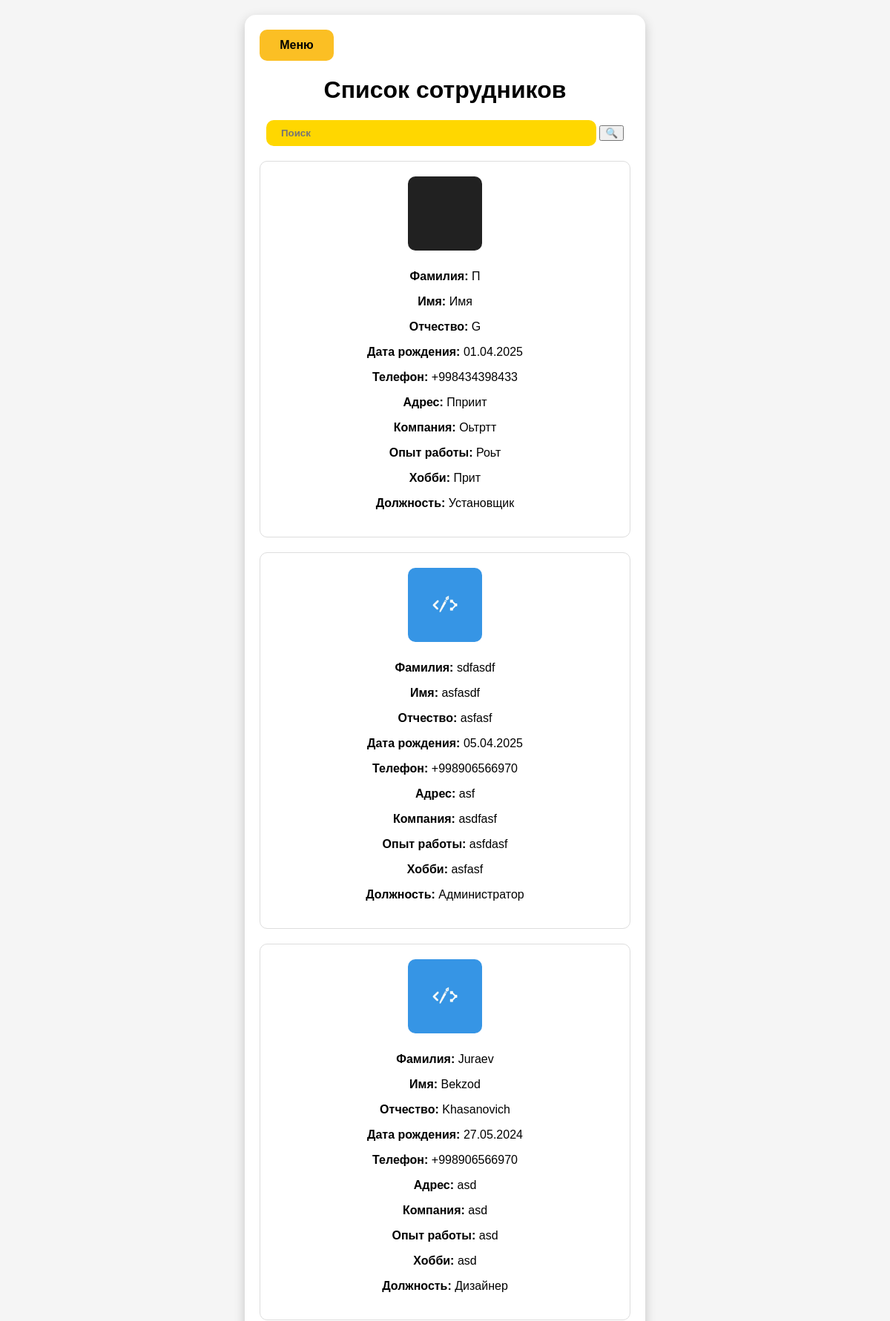
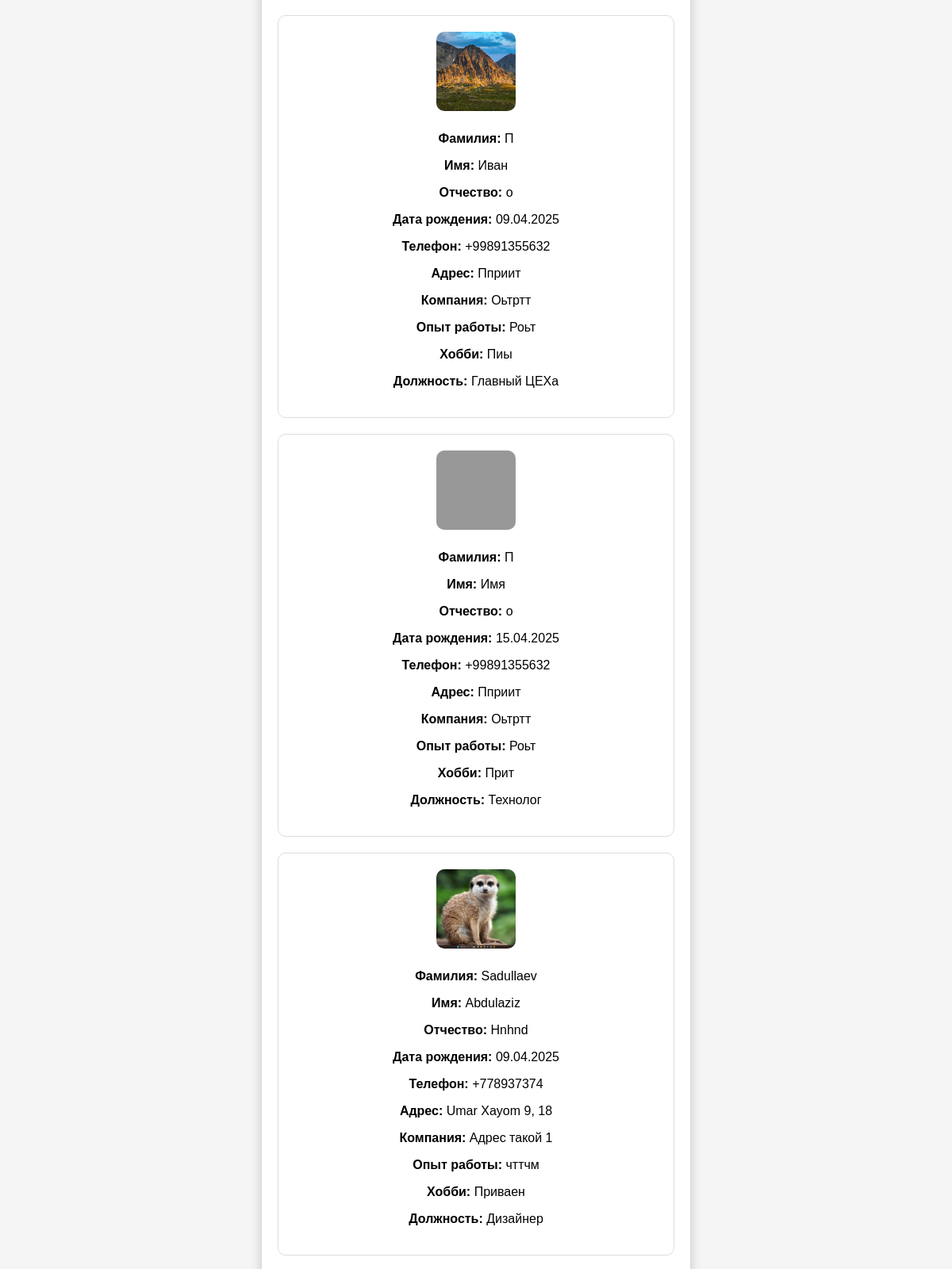
The page /staff/ (signed in, upper part) on the database its author committed (2 pictures, top to bottom).
### backend/models.py (models this page shows)
class Profile(models.Model):
    POSITION_CHOICES = [
        ("manager", "Менеджер"),
        ("admin", "Администратор"),
        ("accountant", "Бухгалтер"),
        ("supplier", "Снабженец"),
        ("chief", "Главный ЦЕХа"),
        ("chief_staff", "Сотрудник ЦЕХа"),
        ("delivery_cheif", "Главный доставщик"),
        ("delivery", "Доставщик"),
        ("installer_cheif", "Главный установщик"),
        ("installer", "Установщик"),
        ("technologist_cheif", "Главный Технолог"),
        ("technologist", "Технолог"),
        ("designer_cheif", "Главный дизайнер"),
        ("designer", "Дизайнер"),
        ("qa_cheif", "Главный сотрудник контроля качества"),
        ("qa_staff", "Сотрудник контроля качества"),
        ("sales_marketing", "Соц. маркетолог"),
        ("sales_call", "Сотрудник колл-центра"),
    ]
    username = models.OneToOneField(User, on_delete=models.CASCADE, related_name='profile')
    name = models.CharField(max_length=200, null=True, blank=True, default=None)
    lastname = models.CharField(max_length=200, null=True, blank=True, default=None)
    middle_name = models.CharField(max_length=200, null=True, blank=True, default=None)
    date_birth = models.DateField(null=True, blank=True, default=None)
    phone = PhoneNumberField(blank=True)
    adress = models.CharField(max_length=200,blank=True)
    last_job=models.CharField(max_length=200,blank=True)
    work_exp=models.CharField(max_length=200,blank=True)
    position = models.CharField(max_length=20, choices=POSITION_CHOICES)
    hobby=models.CharField(max_length=60,blank=True)
    photo = models.ImageField(blank=True, upload_to='pictures/')
    approve=models.BooleanField(default=False)

### backend/views.py (the view)
# urls.py: path('staff/',views.Staff.as_view(),name='staff'),
class Staff(LoginRequiredMixin,TemplateView):
   template_name = 'staff.html'
   login_url = reverse_lazy('login')
   def get_context_data(self, *, object_list=None, **kwargs):
      context = super().get_context_data(**kwargs)
      search=self.request.GET.get('search')
      if search:
         context['profile'] = Profile.objects.filter(
            approve=True
         ).filter(
            Q(name__icontains=search) |
            Q(lastname__icontains=search) |
            Q(middle_name__icontains=search)  # Add more fields as necessary
         ).order_by('-id')
      else:
         context['profile'] = Profile.objects.filter(approve=True).order_by('-id')
      return context

### backend/templates/staff.html (shortened to what this page needs)
{% if request.user.profile.approve %}
<!DOCTYPE html>
<html lang="ru">
<head>
</head>
<body>
    <div class="container">
           <button  style="background-color: #fbbf24;
  border:
none;
  border-radius:
10px;
  font-size: 16px;
  font-weight: bold;
  cursor: pointer;
  transition:
background 0.3s;
  display: block;
  width:100px;
  padding:
12px;" onclick="window.location.href='{% url 'dashboard' %}'">Меню</button>
        <h1>Список сотрудников</h1>
        <form action="" method="GET">
            <div>
            <input type="text" placeholder="Поиск" class="header-btn" name="search" value="{{request.GET.search}}">
            <button type="submit"
          class="bg-blue-500 text-white px-4 py-2 rounded-r-2xl hover:bg-blue-600 transition">
    🔍
  </button>
                </div>
       </form>
        <div class="applications">
            {% for item in profile %}
            <div class="application">
                <img src="/{{item.photo}}" alt="Фото сотрудника" class="photo-placeholder">
                <div class="info">
                    <p><strong>Фамилия:</strong> {{item.lastname}}</p>
                    <p><strong>Имя:</strong> {{item.name}}</p>
                    <p><strong>Отчество:</strong> {{item.middle_name}}</p>
                    <p><strong>Дата рождения:</strong> {{ item.date_birth|date:"d.m.Y" }}</p>
                    <p><strong>Телефон:</strong> {{item.phone}}</p>
                    <p><strong>Адрес:</strong> {{item.adress}}</p>
                    <p><strong>Компания:</strong> {{item.last_job}}</p>
                    <p><strong>Опыт работы:</strong> {{item.work_exp}}</p>
                    <p><strong>Хобби:</strong> {{item.hobby}}</p>
                    <p><strong>Должность:</strong> {{item.get_position_display }}</p>
                </div>
            </div>
            {% endfor %}
        </div>
    </div>
</body>
</html>
{% else %}
{% include 'waiting.html' %}
{% endif %}

### backend/templates/staff.html (style rules this page uses)
body { font-family: 'Arial', sans-serif; background-color: #f5f5f5; margin: 0; padding: 20px; display: flex; justify-content: center; align-items: center; }
.container { background: white; padding: 20px; border-radius: 15px; box-shadow: 0 5px 15px rgba(0, 0, 0, 0.2); max-width: 90%; width: 500px; text-align: center; }
.header-btn { background: gold; color: black; font-weight: bold; padding: 10px 20px; border: none; border-radius: 10px; cursor: pointer; width:81%; margin-bottom: 20px; }
.application { padding: 20px; border: 1px solid #ddd; border-radius: 10px; margin-bottom: 20px; background: #fff; display: flex; flex-direction: column; align-items: center; }
.photo-placeholder { width: 100px; height: 100px; border-radius: 10px; margin-bottom: 10px; object-fit: cover; }

### rows shown on the page
Profile: photo (picture), lastname "П", name "Имя", middle_name "G", date_birth "01.04.2025", phone "+998434398433", adress "Пприит", last_job "Оьтртт", work_exp "Роьт", hobby "Прит", position "Установщик"
Profile: photo (picture), lastname "sdfasdf", name "asfasdf", middle_name "asfasf", date_birth "05.04.2025", phone "+998906566970", adress "asf", last_job "asdfasf", work_exp "asfdasf", hobby "asfasf", position "Администратор"
Profile: photo (picture), lastname "Juraev", name "Bekzod", middle_name "Khasanovich", date_birth "27.05.2024", phone "+998906566970", adress "asd", last_job "asd", work_exp "asd", hobby "asd", position "Дизайнер"
Profile: photo (picture), lastname "П", name "Иван", middle_name "о", date_birth "09.04.2025", phone "+99891355632", adress "Пприит", last_job "Оьтртт", work_exp "Роьт", hobby "Пиы", position "Главный ЦЕХа"
Profile: photo (picture), lastname "П", name "Имя", middle_name "о", date_birth "15.04.2025", phone "+99891355632", adress "Пприит", last_job "Оьтртт", work_exp "Роьт", hobby "Прит", position "Технолог"
Profile: photo (picture), lastname "Sadullaev", name "Abdulaziz", middle_name "Hnhnd", date_birth "09.04.2025", phone "+778937374", adress "Umar Xayom 9, 18", last_job "Адрес такой 1", work_exp "чттчм", hobby "Приваен", position "Дизайнер"
